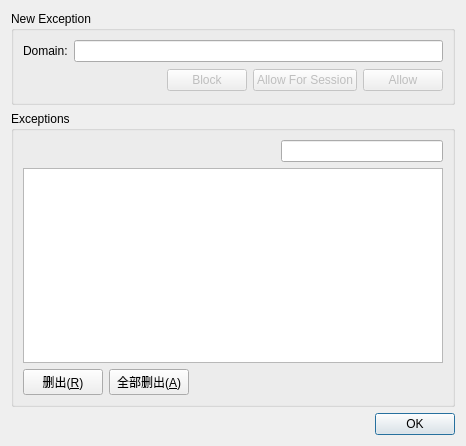
<?xml version="1.0" encoding="UTF-8"?>
<ui version="4.0">
 <class>CookiesExceptionsDialog</class>
 <widget class="QDialog" name="CookiesExceptionsDialog">
  <property name="geometry">
   <rect>
    <x>0</x>
    <y>0</y>
    <width>466</width>
    <height>446</height>
   </rect>
  </property>
  <property name="windowTitle">
   <string>Cookie Exceptions</string>
  </property>
  <layout class="QVBoxLayout">
   <item>
    <widget class="QGroupBox" name="newExceptionGroupBox">
     <property name="title">
      <string>New Exception</string>
     </property>
     <layout class="QGridLayout">
      <item row="0" column="0">
       <layout class="QHBoxLayout">
        <item>
         <widget class="QLabel" name="label">
          <property name="text">
           <string>Domain:</string>
          </property>
         </widget>
        </item>
        <item>
         <widget class="QLineEdit" name="domainLineEdit"/>
        </item>
       </layout>
      </item>
      <item row="1" column="0">
       <layout class="QHBoxLayout">
        <item>
         <spacer>
          <property name="orientation">
           <enum>Qt::Horizontal</enum>
          </property>
          <property name="sizeHint" stdset="0">
           <size>
            <width>81</width>
            <height>25</height>
           </size>
          </property>
         </spacer>
        </item>
        <item>
         <widget class="QPushButton" name="blockButton">
          <property name="enabled">
           <bool>false</bool>
          </property>
          <property name="text">
           <string>Block</string>
          </property>
         </widget>
        </item>
        <item>
         <widget class="QPushButton" name="allowForSessionButton">
          <property name="enabled">
           <bool>false</bool>
          </property>
          <property name="text">
           <string>Allow For Session</string>
          </property>
         </widget>
        </item>
        <item>
         <widget class="QPushButton" name="allowButton">
          <property name="enabled">
           <bool>false</bool>
          </property>
          <property name="text">
           <string>Allow</string>
          </property>
         </widget>
        </item>
       </layout>
      </item>
     </layout>
    </widget>
   </item>
   <item>
    <widget class="QGroupBox" name="ExceptionsGroupBox">
     <property name="title">
      <string>Exceptions</string>
     </property>
     <layout class="QGridLayout">
      <item row="0" column="0" colspan="3">
       <spacer>
        <property name="orientation">
         <enum>Qt::Horizontal</enum>
        </property>
        <property name="sizeHint" stdset="0">
         <size>
          <width>252</width>
          <height>20</height>
         </size>
        </property>
       </spacer>
      </item>
      <item row="0" column="3">
       <widget class="SearchLineEdit" name="search"/>
      </item>
      <item row="1" column="0" colspan="4">
       <widget class="EditTableView" name="exceptionTable"/>
      </item>
      <item row="2" column="0">
       <widget class="QPushButton" name="removeButton">
        <property name="text">
         <string>删出(&amp;R)</string>
        </property>
       </widget>
      </item>
      <item row="2" column="1">
       <widget class="QPushButton" name="removeAllButton">
        <property name="text">
         <string>全部删出(&amp;A)</string>
        </property>
       </widget>
      </item>
      <item row="2" column="2" colspan="2">
       <spacer>
        <property name="orientation">
         <enum>Qt::Horizontal</enum>
        </property>
        <property name="sizeHint" stdset="0">
         <size>
          <width>40</width>
          <height>20</height>
         </size>
        </property>
       </spacer>
      </item>
     </layout>
    </widget>
   </item>
   <item>
    <widget class="QDialogButtonBox" name="buttonBox">
     <property name="orientation">
      <enum>Qt::Horizontal</enum>
     </property>
     <property name="standardButtons">
      <set>QDialogButtonBox::Ok</set>
     </property>
    </widget>
   </item>
  </layout>
 </widget>
 <customwidgets>
  <customwidget>
   <class>SearchLineEdit</class>
   <extends>QLineEdit</extends>
   <header>searchlineedit.h</header>
  </customwidget>
  <customwidget>
   <class>EditTableView</class>
   <extends>QTableView</extends>
   <header>edittableview.h</header>
  </customwidget>
 </customwidgets>
 <resources/>
 <connections>
  <connection>
   <sender>buttonBox</sender>
   <signal>accepted()</signal>
   <receiver>CookiesExceptionsDialog</receiver>
   <slot>accept()</slot>
   <hints>
    <hint type="sourcelabel">
     <x>381</x>
     <y>428</y>
    </hint>
    <hint type="destinationlabel">
     <x>336</x>
     <y>443</y>
    </hint>
   </hints>
  </connection>
 </connections>
</ui>
